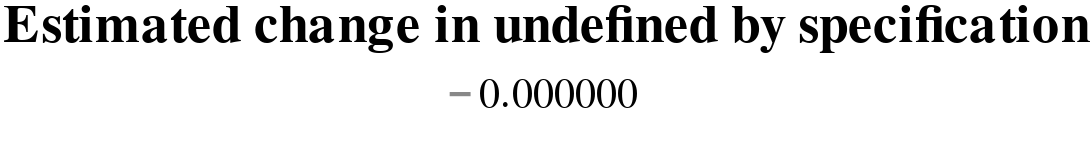

Source (Vega-Lite JSON):
### Vega specification from a JSON file in a GitHub repository (floating-point values rounded to 4 significant figures)
{"$schema": "https://vega.github.io/schema/vega/v5.10.json", "description": "Vega scatter plot chart template for specification effect.", "data": [{"name": "specifications"}, {"name": "inactiveCounts", "source": "specifications", "transform": [{"type": "fold", "fields": ["causalModel", "estimator", "population", "treatment"], "as": ["group", "feature"]}, {"type": "filter", "expr": "indexof(inactiveSpecifications,datum.id) >= 0"}, {"type": "aggregate", "groupby": ["id"]}]}, {"name": "marked", "source": "specifications", "transform": [{"type": "lookup", "from": "inactiveCounts", "key": "id", "fields": ["id"], "values": ["count"], "as": ["inactiveFeatureCount"], "default": 0}]}, {"name": "hovered", "source": "marked", "transform": [{"type": "filter", "expr": "datum.id === hoveredId"}]}, {"name": "active", "source": "marked", "transform": [{"type": "filter", "expr": "datum.inactiveFeatureCount === 0"}]}, {"name": "inactive", "source": "marked", "transform": [{"type": "filter", "expr": "datum.inactiveFeatureCount > 0"}]}, {"name": "stats", "source": "active", "transform": [{"type": "aggregate", "fields": ["estimatedEffect", "estimatedEffect"], "ops": ["mean", "median"], "as": ["mean", "median"]}]}], "signals": [{"name": "hoveredId"}, {"name": "selectedId"}, {"name": "outcome"}, {"name": "showMedian"}, {"name": "showMean"}, {"name": "showConfidenceInterval"}, {"name": "refutationColors", "value": []}, {"name": "inactiveFeatures", "value": []}, {"name": "inactiveSpecifications", "value": []}], "scales": [{"name": "x", "type": "linear", "nice": false, "domain": {"data": "marked", "field": "id"}, "range": [0, {"signal": "width - 5"}]}, {"name": "y", "type": "linear", "nice": true, "domain": {"fields": [{"data": "specifications", "field": "c95Lower"}, {"data": "specifications", "field": "c95Upper"}, {"data": "marked", "field": "estimatedEffect"}]}, "range": {"signal": "[height-8, 12]"}}, {"name": "refutationLegend", "type": "ordinal", "range": {"signal": "refutationColors"}}], "legends": [{"orient": "right", "fill": "refutationLegend", "offset": 5, "zindex": 1, "labelFontSize": 12}], "axes": [{"scale": "x", "domain": false, "ticks": false, "orient": "bottom", "titlePadding": 5, "title": "", "labels": false}, {"scale": "y", "grid": false, "domain": false, "orient": "right"}], "title": {"text": {"signal": "'Estimated change in ' + outcome + ' by specification'"}}, "marks": [{"name": "selectedColumn", "type": "rect", "encode": {"update": {"xc": {"scale": "x", "signal": "selectedId"}, "width": {"value": 10}, "height": {"signal": "height"}, "fillOpacity": {"signal": "selectedId ? 0.2 : 0"}}}}, {"name": "confidenceIntervalArea", "type": "rect", "from": {"data": "specifications"}, "encode": {"enter": {"x": {"scale": "x", "field": "id"}, "y": {"scale": "y", "field": "c95Upper"}, "y2": {"scale": "y", "field": "c95Lower"}}, "update": {"stroke": {"signal": "refutationColors[+datum.refutationResult + 1]"}, "strokeOpacity": {"signal": "showConfidenceInterval ? (indexof(inactiveFeatures,datum.key) < 0 && indexof(inactiveSpecifications, datum.id) < 0) ? 1 : 0.1 : 0"}}}}, {"name": "hoveredColumn", "type": "rect", "encode": {"update": {"xc": {"scale": "x", "signal": "hoveredId"}, "width": {"value": 10}, "height": {"signal": "height"}, "fillOpacity": {"signal": "hoveredId ? 0.1 : 0"}}}}, {"name": "activeEffectColumns", "type": "rect", "from": {"data": "active"}, "encode": {"update": {"xc": {"scale": "x", "field": "id"}, "width": {"value": 15}, "height": {"signal": "height"}, "fillOpacity": {"value": 0.001}}}}, {"name": "activeEffects", "type": "symbol", "from": {"data": "active"}, "encode": {"update": {"x": {"scale": "x", "field": "id"}, "y": {"scale": "y", "field": "estimatedEffect"}, "size": {"value": 25}, "fill": {"signal": "refutationColors[+datum.refutationResult + 1]"}}}}, {"name": "inactiveEffects", "type": "symbol", "from": {"data": "inactive"}, "encode": {"update": {"x": {"scale": "x", "field": "id"}, "y": {"scale": "y", "field": "estimatedEffect"}, "size": {"value": 35}}}}, {"name": "hoveredLabel", "type": "text", "from": {"data": "hovered"}, "encode": {"update": {"x": {"scale": "x", "field": "id"}, "y": {"signal": "datum.c95Upper ? scale('y', datum.c95Upper) - 5 : scale('y', datum.estimatedEffect) -8"}, "text": {"signal": "(round(datum.estimatedEffect * 1000) / 1000)"}, "align": {"value": "center"}}}}, {"name": "zero", "type": "rule", "encode": {"update": {"x": {"value": 0}, "x2": {"signal": "width"}, "y": {"scale": "y", "value": 0}, "strokeWidth": {"value": 1}, "strokeOpacity": {"value": 0.15}}}}, {"name": "median", "type": "rule", "from": {"data": "stats"}, "encode": {"update": {"x": {"value": 0}, "x2": {"signal": "width"}, "y": {"scale": "y", "field": "median"}, "strokeWidth": {"value": 1}, "strokeOpacity": {"signal": "showMedian ? 1 : 0"}}}}, {"name": "mean", "type": "rule", "from": {"data": "stats"}, "encode": {"update": {"x": {"value": 0}, "x2": {"signal": "width"}, "y": {"scale": "y", "field": "mean"}, "strokeWidth": {"value": 1}, "strokeOpacity": {"signal": "showMean ? 1 : 0"}}}}, {"name": "medianLegend", "type": "group", "encode": {"update": {"x": {"value": 4}, "y": {"value": 8}}}, "marks": [{"name": "medianLegendLine", "type": "rule", "from": {"data": "stats"}, "encode": {"update": {"x": {"value": 0}, "x2": {"value": 20}, "strokeWidth": {"value": 1}}}}, {"name": "medianLabel", "type": "text", "from": {"data": "stats"}, "encode": {"update": {"text": {"signal": "'Median effect (' + (round(datum.median * 1000) / 1000) + ')'"}, "x": {"value": 24}, "baseline": {"value": "middle"}, "fontSize": {"value": 12}}}}]}, {"name": "meanLegend", "type": "group", "encode": {"update": {"x": {"value": 4}, "y": {"value": 24}}}, "marks": [{"name": "meanLegendLine", "type": "rule", "from": {"data": "stats"}, "encode": {"update": {"x": {"value": 0}, "x2": {"value": 20}, "strokeWidth": {"value": 1}}}}, {"name": "meanLabel", "type": "text", "from": {"data": "stats"}, "encode": {"update": {"text": {"signal": "'Mean effect (' + (round(datum.mean * 1000) / 1000) + ')'"}, "x": {"value": 24}, "baseline": {"value": "middle"}, "fontSize": {"value": 12}}}}]}]}
